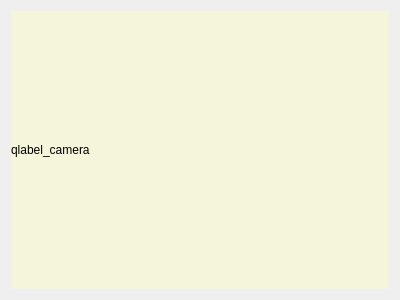
<?xml version="1.0" encoding="UTF-8"?>
<ui version="4.0">
 <class>Form</class>
 <widget class="QWidget" name="Form">
  <property name="geometry">
   <rect>
    <x>0</x>
    <y>0</y>
    <width>400</width>
    <height>300</height>
   </rect>
  </property>
  <property name="windowTitle">
   <string>Form</string>
  </property>
  <layout class="QGridLayout" name="gridLayout">
   <item row="0" column="0">
    <widget class="QLabel" name="qlabel_camera">
     <property name="styleSheet">
      <string notr="true">background: beige</string>
     </property>
     <property name="text">
      <string>qlabel_camera</string>
     </property>
    </widget>
   </item>
  </layout>
 </widget>
 <resources/>
 <connections/>
</ui>
